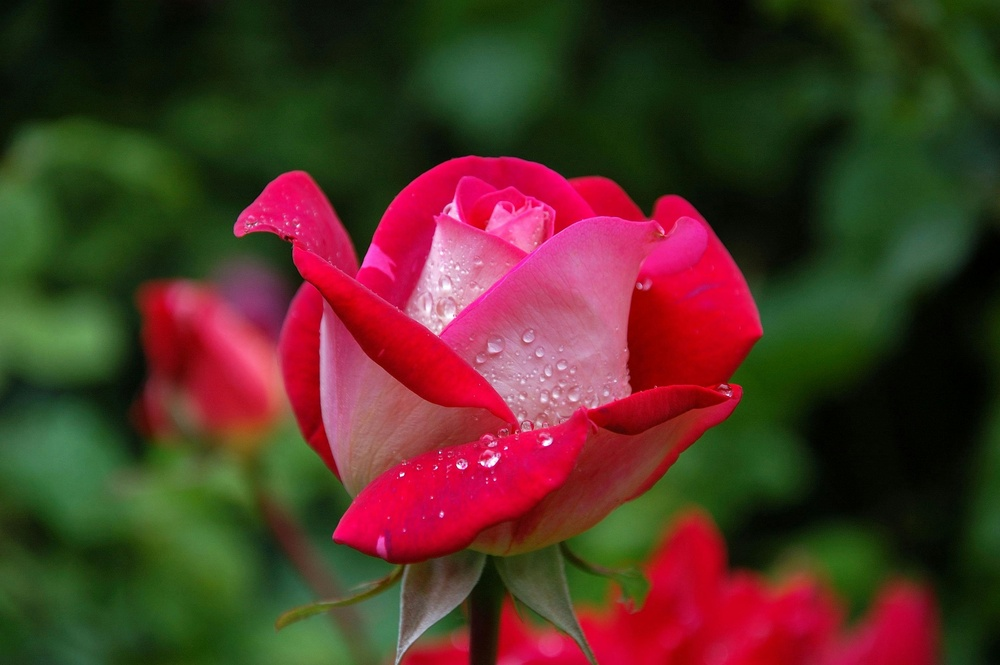
#> input picture pexels-pixabay-56866.jpg, 1000 x 665 px, shrunk from 3008 x 2000 before the run, found by its file name
$ python program9d.py
#> lines starting #> are read from the running program, lines starting #| are printed output that depends on the picture; after the words box and inside, x2 and y2 are one past the last pixel; in counts of white or black regions, pixels touching at a corner belong together
#Closing

import cv2
import matplotlib.pyplot as plt
import numpy as np

# Step 1: Read image in grayscale
img = cv2.imread('image/pexels-pixabay-56866.jpg', cv2.IMREAD_GRAYSCALE)
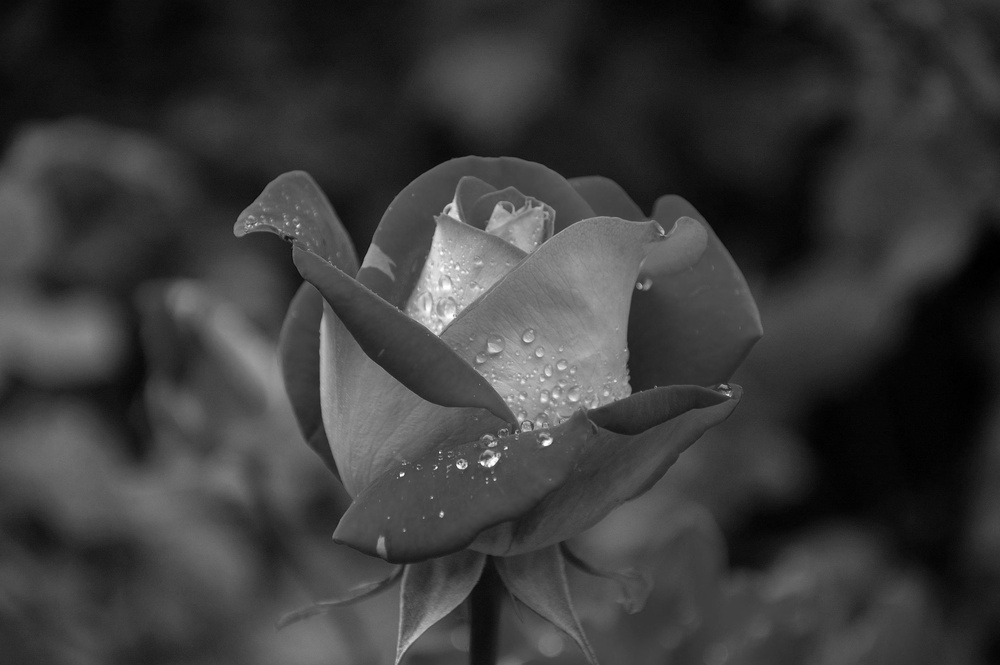
#> img: shape (665, 1000); min 0, max 255, mean 58.9

# Step 2: Apply threshold to obtain binary image
_, binary = cv2.threshold(img, 120, 255, cv2.THRESH_BINARY)
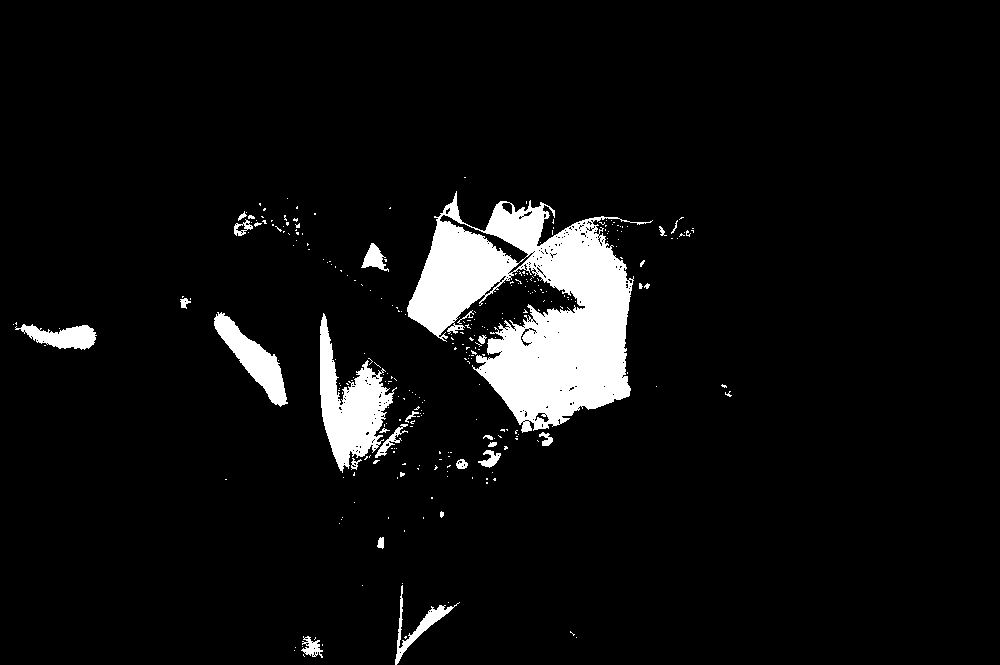
#> binary: shape (665, 1000); 6.2% white; 292 white regions (264 under 20 px), largest, box (x1, y1, x2, y2) and area: (407, 191, 653, 433) 28726, (320, 313, 397, 473) 5274, (214, 312, 288, 407) 2396

# Step 3: Define structuring element (kernel)
kernel = np.ones((5, 5), np.uint8)

# Step 4: Apply Closing (Dilation → Erosion)
closing = cv2.morphologyEx(binary, cv2.MORPH_CLOSE, kernel)
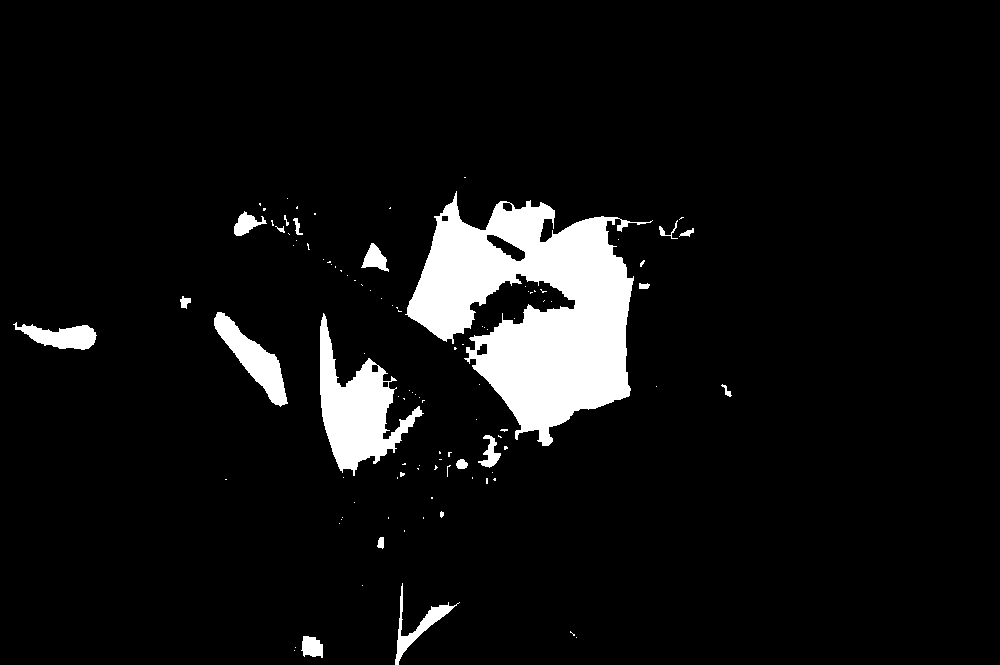
#> closing: shape (665, 1000); 6.9% white; 104 white regions (84 under 20 px), largest, box (x1, y1, x2, y2) and area: (405, 191, 653, 446) 31946, (320, 313, 424, 476) 6769, (214, 312, 288, 407) 2421

# Step 5: Display results
plt.figure(figsize=(12, 5))

plt.subplot(1, 3, 1)
plt.title("Original Grayscale")
plt.imshow(img, cmap='gray')
plt.axis('off')

plt.subplot(1, 3, 2)
plt.title("Binary Image")
plt.imshow(binary, cmap='gray')
plt.axis('off')

plt.subplot(1, 3, 3)
plt.title("Closing (Dilation → Erosion)")
plt.imshow(closing, cmap='gray')
plt.axis('off')

plt.show()
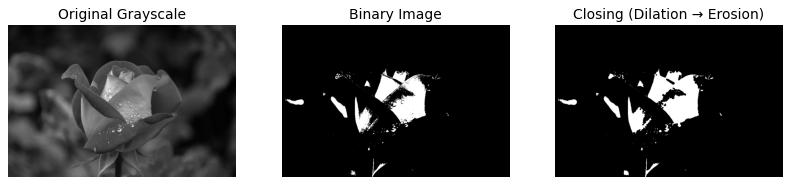
#> figure drawn by matplotlib, 3 panels
